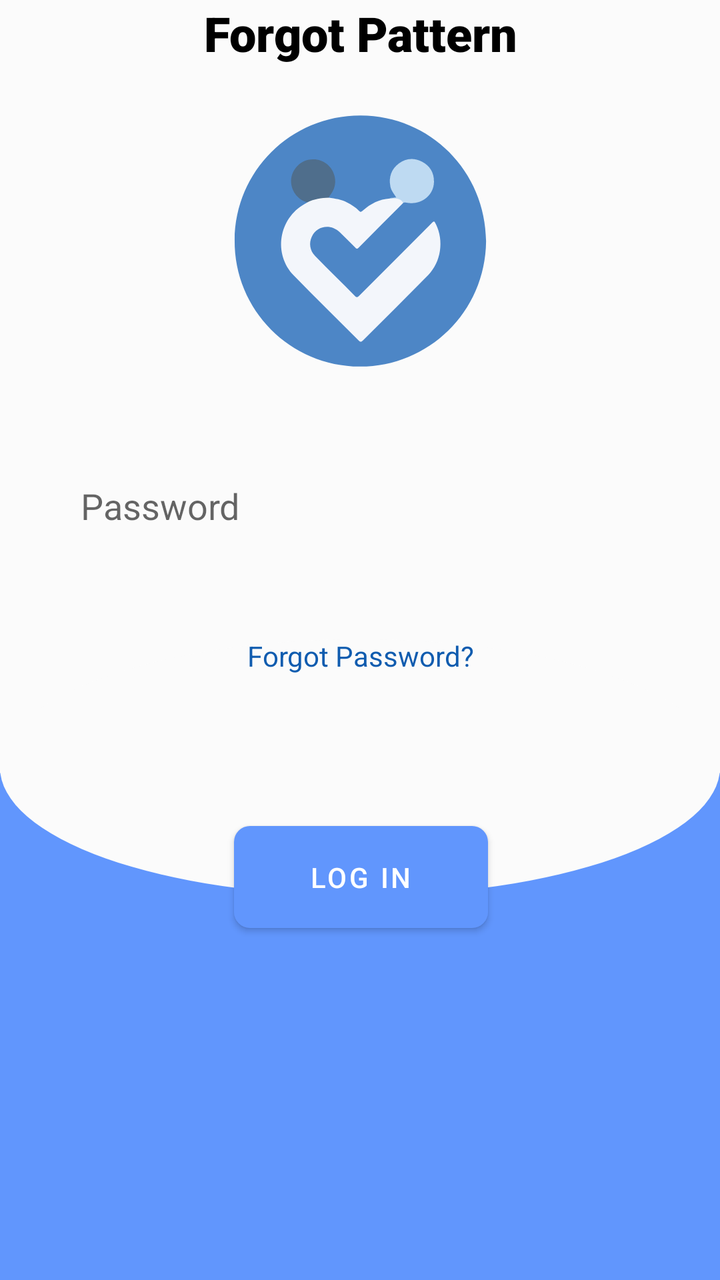
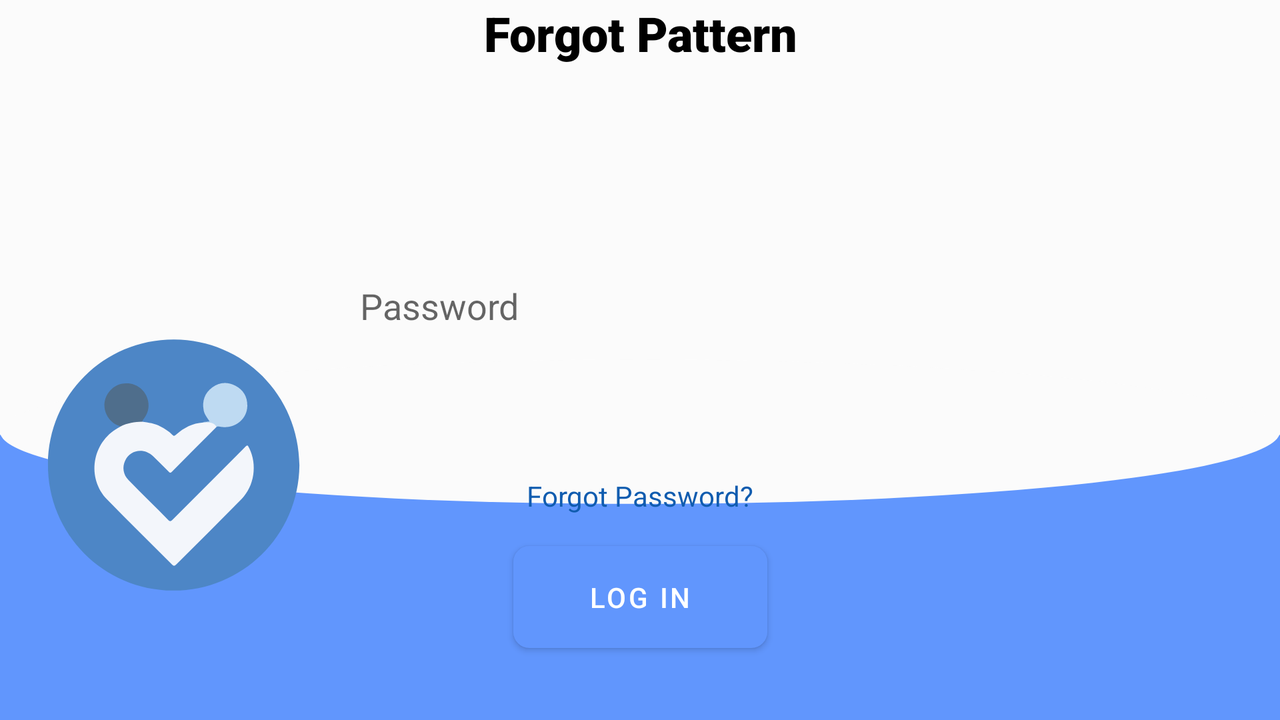

Compare how this app lays out the same screen by default and in its alternative resource folder. The renders come first, then the two layout files and the values they reference.
<!-- AndroidManifest.xml: application theme AppTheme -->
<!-- res/layout/forgotpattern.xml -->
<?xml version="1.0" encoding="utf-8"?>
<androidx.constraintlayout.widget.ConstraintLayout xmlns:android="http://schemas.android.com/apk/res/android"
    xmlns:app="http://schemas.android.com/apk/res-auto"
    xmlns:tools="http://schemas.android.com/tools"
    android:layout_width="match_parent"
    android:layout_height="match_parent"
    android:background="@drawable/login"
    tools:context=".ForgetPassword">

    <TextView
        android:id="@+id/textView_Login"
        android:layout_width="206dp"
        android:layout_height="33dp"
        android:fontFamily="sans-serif-black"
        android:gravity="center"
        android:text="Forgot Pattern"
        android:textColor="#000"
        android:textSize="24sp"
        android:textStyle="normal"
        app:layout_constraintEnd_toEndOf="@+id/frameLayout2"
        app:layout_constraintStart_toStartOf="@+id/frameLayout2"
        app:layout_constraintTop_toTopOf="parent" />

    <FrameLayout
        android:id="@+id/frameLayout2"
        android:layout_width="415dp"
        android:layout_height="420dp"
        android:layout_marginTop="20dp"
        app:layout_constraintEnd_toEndOf="parent"
        app:layout_constraintStart_toStartOf="parent"
        app:layout_constraintTop_toBottomOf="@+id/textView_Login">

        <FrameLayout
            android:id="@+id/frameLayout"
            android:layout_width="345dp"
            android:layout_height="310dp"
            android:layout_gravity="center_horizontal"
            android:layout_marginTop="70dp"
            android:background="@drawable/signin_box"

            android:elevation="2dp">


            <EditText
                android:id="@+id/password"
                android:layout_width="300dp"
                android:layout_height="60dp"
                android:layout_gravity="center_horizontal"
                android:layout_marginTop="100dp"
                android:background="@drawable/emailpass_box"
                android:ems="10"

                android:hint="Password"
                android:inputType="textEmailAddress"
                android:padding="10dp" />

            <TextView
                android:id="@+id/textView_forgotPass"
                android:layout_width="wrap_content"
                android:layout_height="wrap_content"
                android:text="Forgot Password?"
                android:textColor="#105CAF"
                android:layout_gravity="center"
                android:layout_marginTop="50dp"/>

        </FrameLayout>

        <Button
            android:id="@+id/sendlink"
            android:layout_width="127dp"
            android:layout_height="51dp"
            android:layout_gravity="center_horizontal"
            android:layout_marginTop="360dp"
            android:background="@drawable/myrect"
            android:elevation="2dp"
            android:text="Log In" />

    </FrameLayout>

    <ImageView
        android:id="@+id/imageView"
        android:layout_width="135dp"
        android:layout_height="135dp"
        android:layout_gravity="center_horizontal"
        android:layout_marginTop="20dp"
        android:adjustViewBounds="true"
        app:layout_constraintEnd_toEndOf="parent"
        app:layout_constraintStart_toStartOf="parent"
        app:layout_constraintTop_toBottomOf="@+id/textView_Login"
        app:srcCompat="@drawable/ic_round"
        tools:ignore="VectorDrawableCompat" />
    <ProgressBar
        android:id="@+id/progressBar_signIn"
        style="?android:attr/progressBarStyle"
        android:layout_width="wrap_content"
        android:layout_height="wrap_content"
        android:visibility="invisible"
        app:layout_constraintBottom_toBottomOf="parent"
        app:layout_constraintEnd_toEndOf="@+id/frameLayout2"
        app:layout_constraintStart_toStartOf="@+id/frameLayout2"
        app:layout_constraintTop_toBottomOf="@+id/frameLayout2" />

</androidx.constraintlayout.widget.ConstraintLayout>
<!-- resources referenced by this layout -->
<resources>
  <!-- drawable ic_round: vector/xml drawable (drawable, 2758 chars, omitted) -->
  <!-- drawable login (drawable) -->
  <vector xmlns:android="http://schemas.android.com/apk/res/android"
      android:width="411dp"
      android:height="823dp"
      android:viewportWidth="411"
      android:viewportHeight="823">
    <path
        android:pathData="M0,0h411v823h-411z"
        android:fillColor="#FBFBFB"/>
    <path
        android:pathData="M0,497h411v326h-411z"
        android:fillColor="#6196FD"/>
    <path
        android:pathData="M0,493.5a205.5,82.5 0,1 0,411 0a205.5,82.5 0,1 0,-411 0z"
        android:fillColor="#FBFBFB"/>
  </vector>
  <!-- drawable myrect (drawable) -->
  <?xml version="1.0" encoding="utf-8"?>
  <shape xmlns:android="http://schemas.android.com/apk/res/android"
      android:shape="rectangle">
      <solid android:color="#6196FD" />
      <corners android:radius="8dp" />
  </shape>
  <!-- from res/values-v21/ -->
  <style name="AppTheme" parent="Theme.MaterialComponents.Light.NoActionBar">
          
          <item name="colorPrimary">@color/colorPrimary</item>
          <item name="colorPrimaryDark">@color/colorPrimaryDark</item>
          <item name="colorAccent">@color/colorAccent</item>
      </style>
  <color name="colorPrimary">#6196FD</color>
  <color name="colorPrimaryDark">#6196FD</color>
  <color name="colorAccent">#03DAC5</color>
</resources>
<!-- res/layout-land/forgotpattern.xml (the repository's variant of the layout above) -->
<!-- drawn on the phone turned sideways -->
<?xml version="1.0" encoding="utf-8"?>
<androidx.constraintlayout.widget.ConstraintLayout xmlns:android="http://schemas.android.com/apk/res/android"
    xmlns:app="http://schemas.android.com/apk/res-auto"
    xmlns:tools="http://schemas.android.com/tools"
    android:layout_width="match_parent"
    android:layout_height="match_parent"
    android:background="@drawable/login"
    tools:context=".ForgetPassword">

    <TextView
        android:id="@+id/textView_Login"
        android:layout_width="206dp"
        android:layout_height="33dp"
        android:fontFamily="sans-serif-black"
        android:gravity="center"
        android:text="Forgot Pattern"
        android:textColor="#000"
        android:textSize="24sp"
        android:textStyle="normal"
        app:layout_constraintEnd_toEndOf="@+id/frameLayout2"
        app:layout_constraintStart_toStartOf="@+id/frameLayout2"
        app:layout_constraintTop_toTopOf="parent" />

    <FrameLayout
        android:id="@+id/frameLayout2"
        android:layout_width="415dp"
        android:layout_height="420dp"
        android:layout_marginTop="20dp"
        app:layout_constraintEnd_toEndOf="parent"
        app:layout_constraintStart_toStartOf="parent"
        app:layout_constraintTop_toBottomOf="@+id/textView_Login">

        <FrameLayout
            android:id="@+id/frameLayout"
            android:layout_width="345dp"
            android:layout_height="310dp"
            android:layout_gravity="center_horizontal"
            android:layout_marginTop="20dp"
            android:background="@drawable/signin_box"

            android:elevation="2dp">


            <EditText
                android:id="@+id/password"
                android:layout_width="300dp"
                android:layout_height="60dp"
                android:layout_gravity="center_horizontal"
                android:layout_marginTop="50dp"
                android:background="@drawable/emailpass_box"

                android:ems="10"

                android:hint="Password"
                android:inputType="textPassword"
                android:padding="10dp" />

            <TextView
                android:id="@+id/textView_forgotPass"
                android:layout_width="wrap_content"
                android:layout_height="wrap_content"
                android:layout_gravity="center"
                android:layout_marginTop="20dp"
                android:text="Forgot Password?"
                android:textColor="#105CAF" />

            <Button
                android:id="@+id/sendlink"
                android:layout_width="127dp"
                android:layout_height="51dp"
                android:layout_gravity="center_horizontal"
                android:layout_marginTop="200dp"
                android:background="@drawable/myrect"
                android:elevation="2dp"
                android:text="Log In" />

            <ProgressBar
                android:id="@+id/progressBar_signIn"
                style="?android:attr/progressBarStyle"
                android:layout_width="wrap_content"
                android:layout_height="wrap_content"
                android:layout_gravity="center_horizontal"
                android:layout_marginTop="250dp"
                android:visibility="invisible" />

        </FrameLayout>

    </FrameLayout>

    <ImageView
        android:id="@+id/imageView"
        android:layout_width="135dp"
        android:layout_height="135dp"
        android:layout_gravity="center_horizontal"
        android:layout_marginTop="132dp"
        android:adjustViewBounds="true"
        app:layout_constraintEnd_toEndOf="parent"
        app:layout_constraintHorizontal_bias="0.038"
        app:layout_constraintStart_toStartOf="parent"
        app:layout_constraintTop_toBottomOf="@+id/textView_Login"
        app:srcCompat="@drawable/ic_round"
        tools:ignore="VectorDrawableCompat" />

</androidx.constraintlayout.widget.ConstraintLayout>
